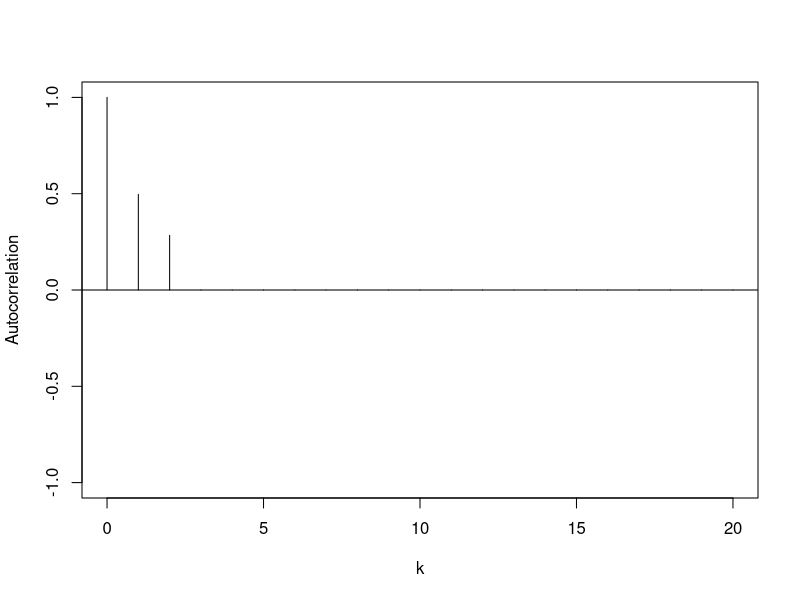
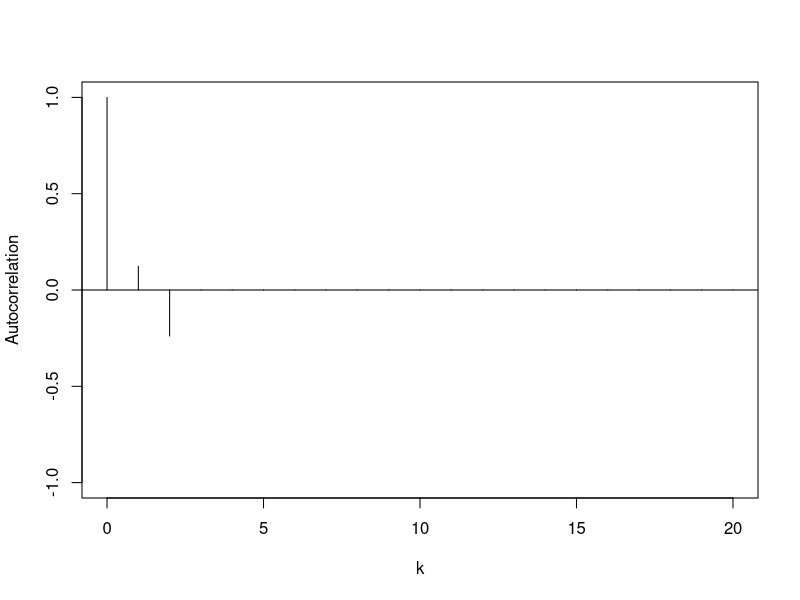
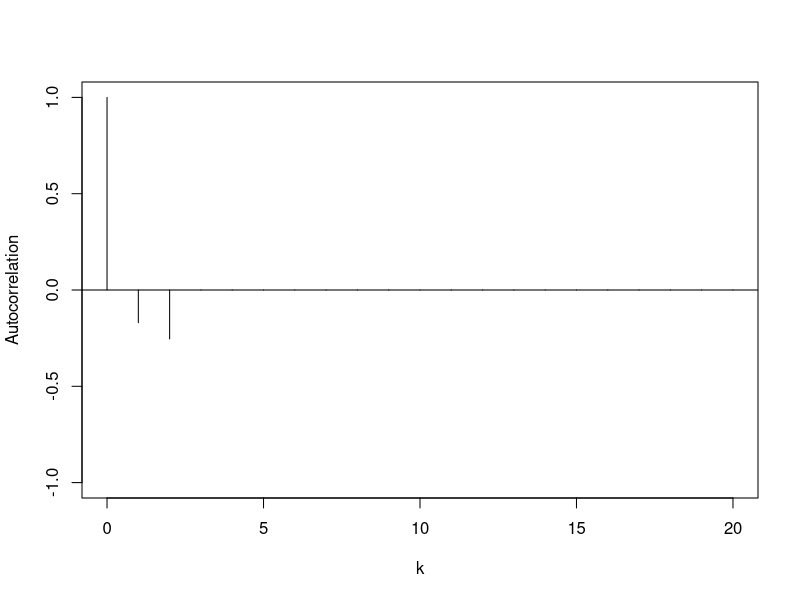
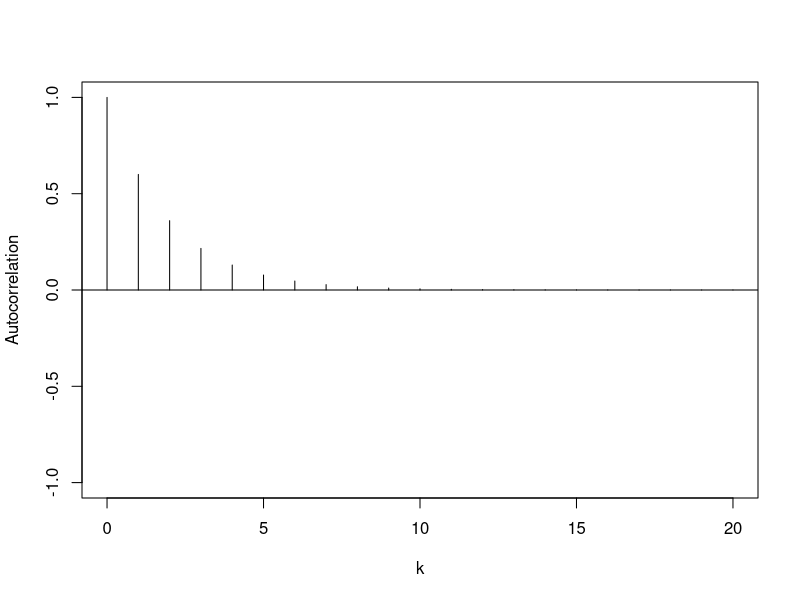
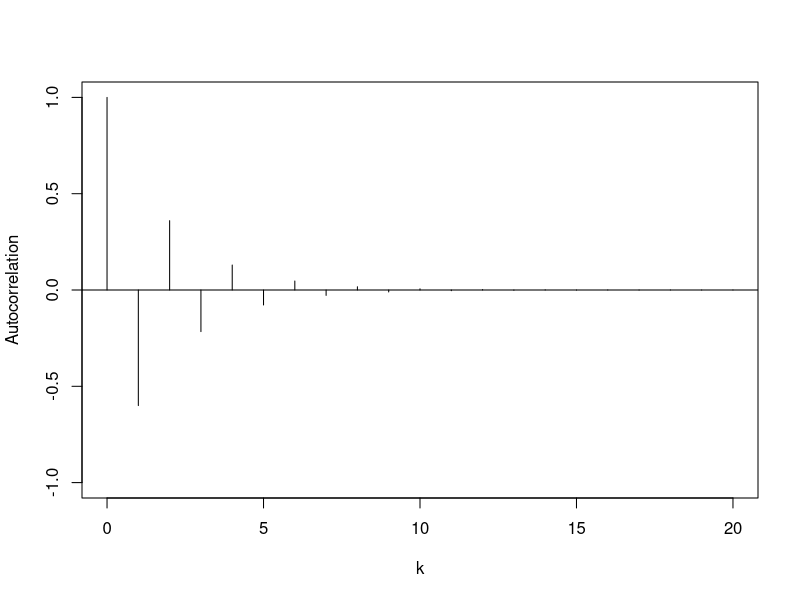
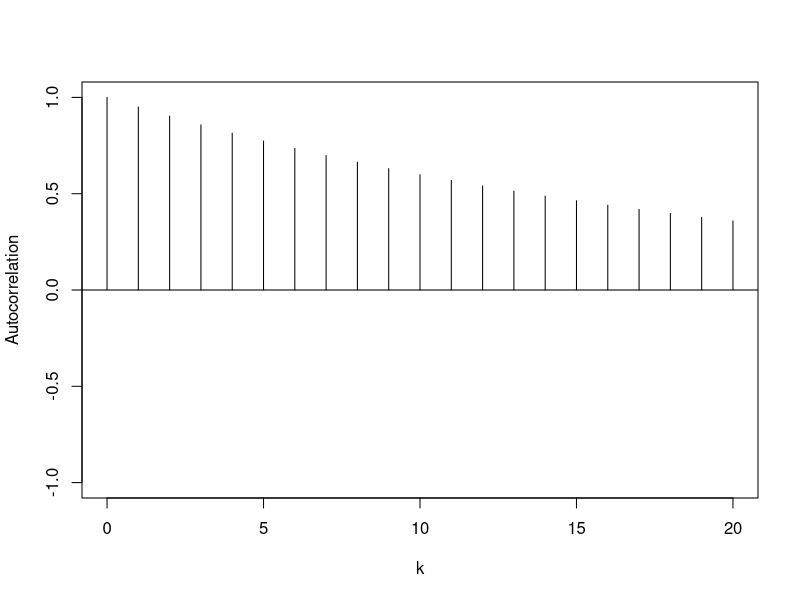
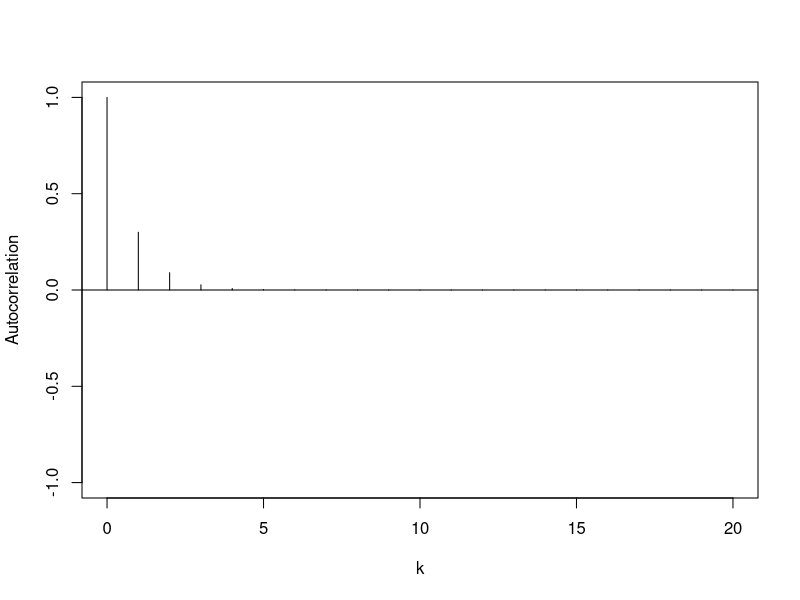
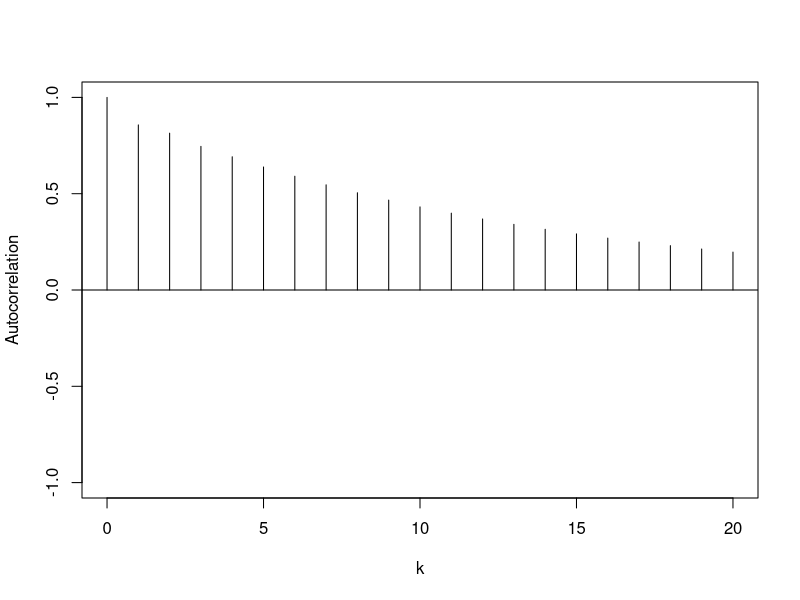

Here is the R script that generated these plots, in order:
## ---- chunk 1
knitr::opts_chunk$set(echo = TRUE)
## ---- chunk 2
y <- ARMAacf(ma = c(0.5, 0.4), lag.max = 20)
plot(y, x = 0:20, type = "h", ylim = c(-1, 1), xlab = "k", ylab = "Autocorrelation")
abline(h = 0)
## ---- chunk 3
y <- ARMAacf(ma = c(1.2, -0.7), lag.max = 20)
plot(y, x = 0:20, type = "h", ylim = c(-1, 1), xlab = "k", ylab = "Autocorrelation")
abline(h = 0)
## ---- chunk 4
y <- ARMAacf(ma = c(-1, -0.6), lag.max = 20)
plot(y, x = 0:20, type = "h", ylim = c(-1, 1), xlab = "k", ylab = "Autocorrelation")
abline(h = 0)
## ---- chunk 5
y <- ARMAacf(ar = 0.6, lag.max = 20)
plot(y, x = 0:20, type = "h", ylim = c(-1, 1), xlab = "k", ylab = "Autocorrelation")
abline(h = 0)
## ---- chunk 6
y <- ARMAacf(ar = -0.6, lag.max = 20)
plot(y, x = 0:20, type = "h", ylim = c(-1, 1), xlab = "k", ylab = "Autocorrelation")
abline(h = 0)
## ---- chunk 7
y <- ARMAacf(ar = 0.95, lag.max = 20)
plot(y, x = 0:20, type = "h", ylim = c(-1, 1), xlab = "k", ylab = "Autocorrelation")
abline(h = 0)
## ---- chunk 8
y <- ARMAacf(ar = 0.3, lag.max = 20)
plot(y, x = 0:20, type = "h", ylim = c(-1, 1), xlab = "k", ylab = "Autocorrelation")
abline(h = 0)
## ---- chunk 9
y <- ARMAacf(ar = c(0.6, 0.3), lag.max = 20)
plot(y, x = 0:20, type = "h", ylim = c(-1, 1), xlab = "k", ylab = "Autocorrelation")
abline(h = 0)

polyroot(c(1, -0.6, -0.3))
## ---- chunk 10
y <- ARMAacf(ar = c(-0.4, 0.5), lag.max = 20)
plot(y, x = 0:20, type = "h", ylim = c(-1, 1), xlab = "k", ylab = "Autocorrelation")
abline(h = 0)

polyroot(c(1, 0.4, -0.5))
## ---- chunk 11
y <- ARMAacf(ar = c(1.2, -0.7), lag.max = 20)
plot(y, x = 0:20, type = "h", ylim = c(-1, 1), xlab = "k", ylab = "Autocorrelation")
abline(h = 0)

polyroot(c(1, -1.2, 0.7))
## ---- chunk 12
y <- ARMAacf(ar = c(-1, -0.6), lag.max = 20)
plot(y, x = 0:20, type = "h", ylim = c(-1, 1), xlab = "k", ylab = "Autocorrelation")
abline(h = 0)

polyroot(c(1, 1, 0.6))
## ---- chunk 13
y <- ARMAacf(ar = c(0.5, -0.9), lag.max = 20)
plot(y, x = 0:20, type = "h", ylim = c(-1, 1), xlab = "k", ylab = "Autocorrelation")
abline(h = 0)

polyroot(c(1, -0.5, 0.9))
## ---- chunk 14
y <- ARMAacf(ar = c(-0.5, -0.6), lag.max = 20)
plot(y, x = 0:20, type = "h", ylim = c(-1, 1), xlab = "k", ylab = "Autocorrelation")
abline(h = 0)

polyroot(c(1, 0.5, 0.6))
## ---- chunk 15
ARMAacf(ar=-0.5, lag.max=7)
## ---- chunk 16
ARMAacf(ma = -c(0.5, -0.25, 0.125, -0.0625, 0.03125, -0.0015625))
## ---- chunk 17
ARMAacf(ar = -0.5, ma = -0.5, lag.max = 8)
## ---- chunk 18
ARMAacf(ma = -c(1, -0.5, 0.25, -0.125, 0.0625, -0.03125, 0.015625))
